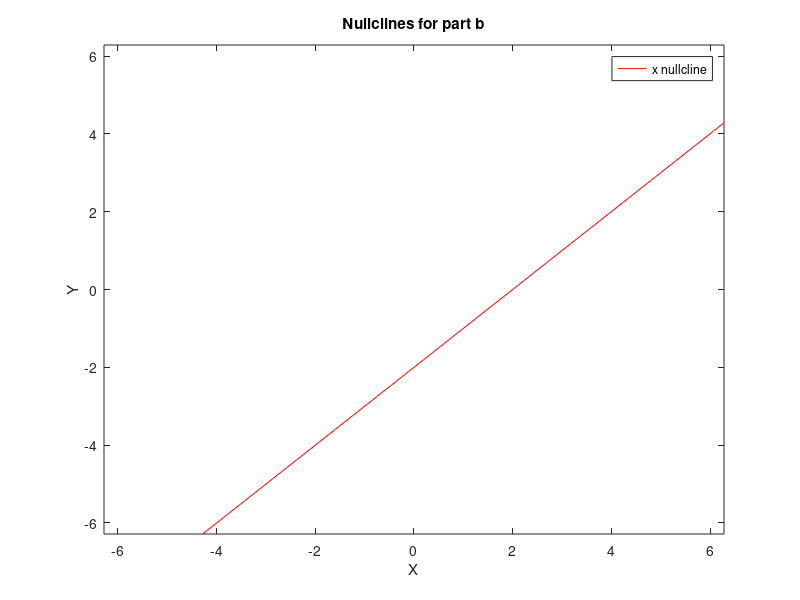

MATLAB code to generate this figure:
clear all;
close all;
clc;

S = 1;
E = 1;
k_not = 0.05;
k1 = 0.05;
k2 = 0.05;
k3 = 0.05;
k4 = 0.05;
k5 = 0.05;
y_total = 1;

x_dot = @(x,yp) k_not + k1*S + k3*yp - k2*x;
yp_dot = @(x,yp) k4*x*(y_total - yp) - k5*E*yp;

x_nullcline = ezplot(x_dot);
set(x_nullcline,'color',[1 0 0])
hold on;
y_nullcline = ezplot(yp_dot);
set(y_nullcline,'color',[0 0 1])
hold off

title('Nullclines for part b')
xlabel('X')
ylabel('Y')
legend('x nullcline','y nullcline')